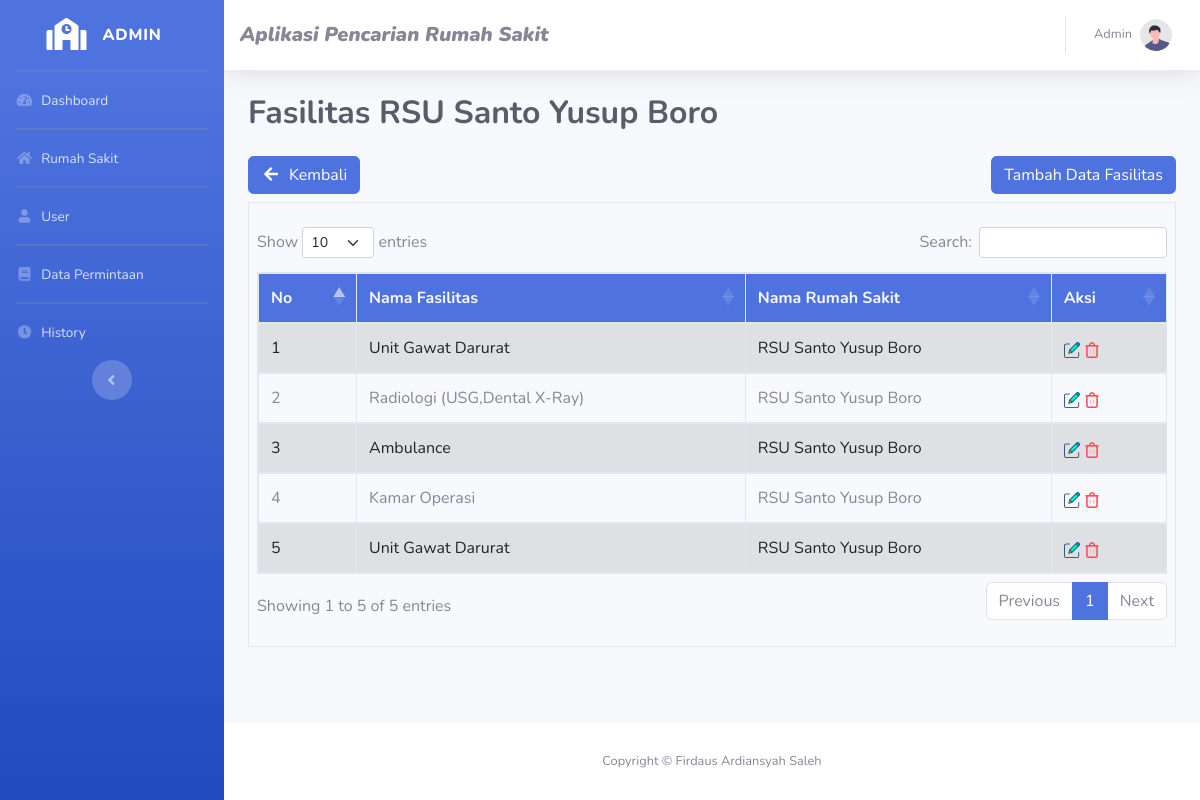
Screenshot of /views/index.php?page=fasilitas&kd_rs=3401026 (signed in) with the database file from the repository.
### tables this page shows
CREATE TABLE `rumah_sakit` (
  `kode_rumahsakit` int(12) NOT NULL,
  `nama_rumahsakit` varchar(100) NOT NULL,
  `jenis_rumahsakit` varchar(20) NOT NULL,
  `kelas_rumahsakit` enum('A','B','C','D') DEFAULT NULL,
  `pemilik` varchar(100) DEFAULT NULL,
  `telp` varchar(14) NOT NULL,
  `alamat` text NOT NULL,
  `latitude` double NOT NULL,
  `longitude` double NOT NULL,
  `gambar` text NOT NULL
);

CREATE TABLE `fasilitas` (
  `id_fasilitas` int(12) NOT NULL,
  `nama_fasilitas` varchar(100) NOT NULL,
  `kode_rumahsakit` int(12) NOT NULL
);

### views/content/fasilitas.php (the view, shortened to what this page needs)
<?php $kd = $_GET['kd_rs']; ?>
<div class="container-fluid p-0">
    <div class="d-flex justify-content-between">
        <a href="index.php?page=rumah_sakit" class="btn btn-primary mb-2"><i class="fas fa-fw fa-arrow-left mr-2"></i>Kembali</a>
        <button type="button" class="btn btn-primary ml-5 mb-2" data-toggle="modal" style="float:right;" data-target="#tambahdatafasilitas" data-whatever="Fasilitas">Tambah Data Fasilitas</button>
    </div>
</div>
<div class="table-responsive border px-2 py-4">
    <table class="table table-bordered table-hover table-striped " id="data-table">
        <thead style="background-color: #4e73df;">
            <tr class="text-light">
                <th scope="col">No</th>
                <th scope="col">Nama Fasilitas</th>
                <th scope="col">Nama Rumah Sakit</th>
                <th scope="col">Aksi</th>
            </tr>
        </thead>
        <tbody>
            <?php
            $query = "SELECT fasilitas.*, rumah_sakit.nama_rumahsakit FROM fasilitas INNER JOIN rumah_sakit ON rumah_sakit.kode_rumahsakit = fasilitas.kode_rumahsakit WHERE fasilitas.kode_rumahsakit=$kd";
            $data_kelas = mysqli_query($koneksi, $query);
            $nomor = 1;
            while ($d = mysqli_fetch_array($data_kelas)) {
            ?>
                <tr>
                    <td><?php echo $nomor++; ?></td>
                    <td><?php echo $d['nama_fasilitas']; ?></td>
                    <td><?php echo $d['nama_rumahsakit']; ?></td>
                    <td>
                        <a data-toggle="modal" data-target="#updatedatafasilitas<?php echo $d['id_fasilitas']; ?>" class="link"><img name="pencil" src="../assets/edit.png"></a>
                        <a href="./content/function/hapusfasilitas.php?id_fasilitas=<?php echo $d['id_fasilitas'] ?>&kd=<?php echo $d['kode_rumahsakit'] ?>" class="link"><img name="delete" src="../assets/delete.png" onclick="return confirm('Yakin Akan di Hapus ?')"></a>
                    </td>
                </tr>
            <?php
            }
            ?>
        </tbody>
    </table>
</div>

### views/index.php (shortened to what this page needs)
<?php
require '../database/db.php';
if (isset($_GET["page"])) {
    $page = $_GET["page"];
} else {
    $page = "dashboard";
}
?>
<!DOCTYPE html>
<html lang="en" manifest="../assets//manifest/app.manifest">
<head>
    <?php
    include 'layouts/head.php';
    ?>
<body id="page-top">
    <div id="wrapper">
        <?php include 'layouts/sidebar.php' ?>
        <div id="content-wrapper" class="d-flex flex-column">
            <div id="content">
                <?php include 'layouts/navbar.php' ?>
                <div class="container-fluid">
                    <div class="d-sm-flex align-items-center justify-content-between mb-4">
                        <h1 class="h2 mb-0 text-dark text-capitalize font-weight-bold"><?php
                                                                                        if ($page == 'rumah_sakit') {
                                                                                            echo "Rumah Sakit";
                                                                                        } else if ($page == 'fasilitas') {
                                                                                            $a = $_GET['kd_rs'];
                                                                                            $query = mysqli_query($koneksi, "SELECT nama_rumahsakit FROM rumah_sakit WHERE kode_rumahsakit='$a'");
                                                                                            while ($data = mysqli_fetch_assoc($query)) {
                                                                                                $nama_rs = $data['nama_rumahsakit'];
                                                                                            }
                                                                                            echo "Fasilitas " . $nama_rs;
                                                                                        } else if ($page == 'permintaan') {
                                                                                            echo "Data Permintaan";
                                                                                        } else {
                                                                                            echo $page;
                                                                                        }
                                                                                        ?></h1>
                    </div>
                    <?php
                    include "content/" . $page . ".php";
                    ?>
                </div>
            </div>
            <footer class="sticky-footer bg-white">
                <div class="container my-auto">
                    <div class="copyright text-center my-auto">
                        <span>Copyright &copy; Firdaus Ardiansyah Saleh</span>
                    </div>
                </div>
            </footer>
        </div>
    </div>
</body>
</html>

### rows the page displays
rumah_sakit: nama_rumahsakit "RSU Santo Yusup Boro"
fasilitas: nama_fasilitas "Unit Gawat Darurat", kode_rumahsakit.nama_rumahsakit "RSU Santo Yusup Boro"
fasilitas: nama_fasilitas "Radiologi (USG,Dental X-Ray)", kode_rumahsakit.nama_rumahsakit "RSU Santo Yusup Boro"
fasilitas: nama_fasilitas "Ambulance", kode_rumahsakit.nama_rumahsakit "RSU Santo Yusup Boro"
fasilitas: nama_fasilitas "Kamar Operasi", kode_rumahsakit.nama_rumahsakit "RSU Santo Yusup Boro"
fasilitas: nama_fasilitas "Unit Gawat Darurat", kode_rumahsakit.nama_rumahsakit "RSU Santo Yusup Boro"

### other values shown
$_SESSION['nama'] "Admin"
